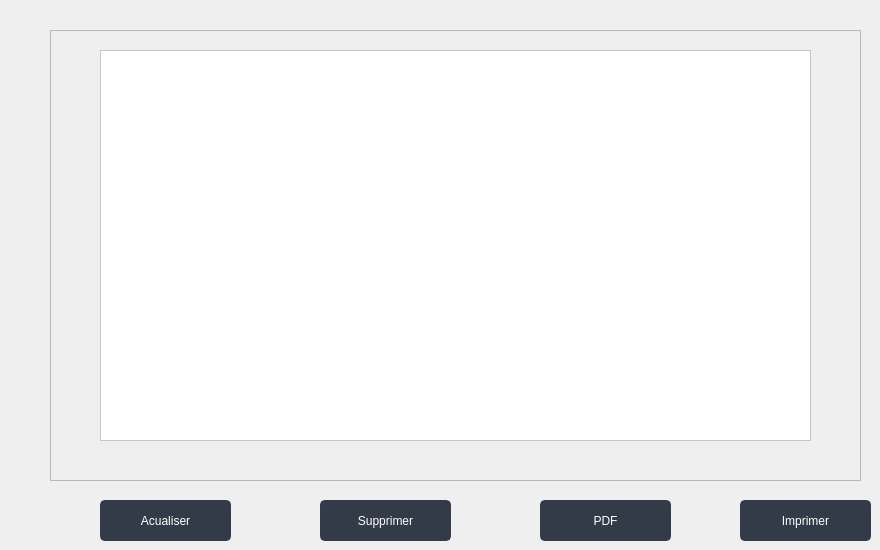
                      <widget class="QWidget" name="tab_20">
                       <attribute name="title">
                        <string>Afficher Equipement</string>
                       </attribute>
                       <widget class="QFrame" name="frame_8">
                        <property name="geometry">
                         <rect>
                          <x>50</x>
                          <y>30</y>
                          <width>811</width>
                          <height>451</height>
                         </rect>
                        </property>
                        <property name="styleSheet">
                         <string notr="true">
QTabWidget::pane { /* The tab widget frame */
    border-top: 2px solid #C2C7CB;
background-color: rgb(44, 49, 60);
border-color: rgb(44, 49, 60);
}

QTabWidget::tab-bar {
 left: 5px; /* move to the right by 5px */
background-color: rgb(44, 49, 60);
border-color: rgb(44, 49, 60);
}

/* Style the tab using the tab sub-control. Note that
    it reads QTabBar _not_ QTabWidget */

QTabBar::tab {
    background: qlineargradient(x1: 0, y1: 0, x2: 0, y2: 1,
                                stop: 0 #E1E1E1, stop: 0.4 #DDDDDD,
                                stop: 0.5 #D8D8D8, stop: 1.0 #D3D3D3);
    border: 2px solid #C4C4C3;
    border-bottom-color: #C2C7CB; /* same as the pane color */
    border-top-left-radius: 4px;
    border-top-right-radius: 4px;
    min-width: 8ex;
    padding: 2px;
background-color: rgb(44, 49, 60);
border-color: rgb(44, 49, 60);

}
QTabBar::tab:selected, QTabBar::tab:hover {
    background: qlineargradient(x1: 0, y1: 0, x2: 0, y2: 1,
                                stop: 0 #fafafa, stop: 0.4 #f4f4f4,
                                stop: 0.5 #e7e7e7, stop: 1.0 #fafafa);
}

QTabBar::tab:selected {
    border-color: #9B9B9B;
    border-bottom-color: #C2C7CB; /* same as pane color */
	
	color: rgb(68, 72, 76);
}

QTabBar::tab:!selected {
    margin-top: 2px; /* make non-selected tabs look smaller */

}
QLineEdit {
	background-color: rgb(27, 29, 35);
	border-radius: 5px;
	border: 2px solid rgb(27, 29, 35);
	padding-left: 10px;
}
QLineEdit:hover {
	border: 2px solid rgb(64, 71, 88);
}
QLineEdit:focus {
	border: 2px solid rgb(91, 101, 124);
}background-color:rgb(84, 84, 84)</string>
                        </property>
                        <property name="frameShape">
                         <enum>QFrame::StyledPanel</enum>
                        </property>
                        <property name="frameShadow">
                         <enum>QFrame::Raised</enum>
                        </property>
                        <widget class="QTableView" name="tableView_3">
                         <property name="geometry">
                          <rect>
                           <x>50</x>
                           <y>20</y>
                           <width>711</width>
                           <height>391</height>
                          </rect>
                         </property>
                         <property name="styleSheet">
                          <string notr="true">background-color: rgb(255, 255, 255);
font: 75 9pt &quot;Arial&quot;;</string>
                         </property>
                        </widget>
                       </widget>
                       <widget class="QPushButton" name="pushButton_4">
                        <property name="geometry">
                         <rect>
                          <x>100</x>
                          <y>500</y>
                          <width>131</width>
                          <height>41</height>
                         </rect>
                        </property>
                        <property name="styleSheet">
                         <string notr="true">QPushButton {
	color: rgb(255, 255, 255);
	border: 2px solid rgb(52, 59, 72);
	font: 9pt &quot;Segoe UI&quot;;
	border-radius: 5px;	
	background-color: rgb(52, 59, 72);
}
QPushButton:hover {
	background-color: rgb(57, 65, 80);
	border: 2px solid rgb(61, 70, 86);
	

	background-position: right center;
    background-repeat: no-repeat;
}
QPushButton:pressed {	
	background-color: rgb(35, 40, 49);
	border: 2px solid rgb(43, 50, 61);
}</string>
                        </property>
                        <property name="text">
                         <string>Acualiser</string>
                        </property>
                        <property name="icon">
                         <iconset>
                          <normaloff>:/img/ressources/128439765_3597692763660753_3323737546201286996_n.png</normaloff>:/img/ressources/128439765_3597692763660753_3323737546201286996_n.png</iconset>
                        </property>
                        <property name="iconSize">
                         <size>
                          <width>25</width>
                          <height>25</height>
                         </size>
                        </property>
                       </widget>
                       <widget class="QPushButton" name="pushButton_3">
                        <property name="geometry">
                         <rect>
                          <x>320</x>
                          <y>500</y>
                          <width>131</width>
                          <height>41</height>
                         </rect>
                        </property>
                        <property name="styleSheet">
                         <string notr="true">QPushButton {
	color: rgb(255, 255, 255);
	border: 2px solid rgb(52, 59, 72);
	font: 9pt &quot;Segoe UI&quot;;
	border-radius: 5px;	
	background-color: rgb(52, 59, 72);
}
QPushButton:hover {
	background-color: rgb(57, 65, 80);
	border: 2px solid rgb(61, 70, 86);
	

	background-position: right center;
    background-repeat: no-repeat;
}
QPushButton:pressed {	
	background-color: rgb(35, 40, 49);
	border: 2px solid rgb(43, 50, 61);
}</string>
                        </property>
                        <property name="text">
                         <string>Supprimer</string>
                        </property>
                        <property name="icon">
                         <iconset>
                          <normaloff>:/img/ressources/127960661_183172423452732_4500599527248670551_n.png</normaloff>:/img/ressources/127960661_183172423452732_4500599527248670551_n.png</iconset>
                        </property>
                        <property name="iconSize">
                         <size>
                          <width>25</width>
                          <height>25</height>
                         </size>
                        </property>
                       </widget>
                       <widget class="QPushButton" name="pushButton_2">
                        <property name="geometry">
                         <rect>
                          <x>540</x>
                          <y>500</y>
                          <width>131</width>
                          <height>41</height>
                         </rect>
                        </property>
                        <property name="styleSheet">
                         <string notr="true">QPushButton {
	color: rgb(255, 255, 255);
	border: 2px solid rgb(52, 59, 72);
	font: 9pt &quot;Segoe UI&quot;;
	border-radius: 5px;	
	background-color: rgb(52, 59, 72);
}
QPushButton:hover {
	background-color: rgb(57, 65, 80);
	border: 2px solid rgb(61, 70, 86);
	

	background-position: right center;
    background-repeat: no-repeat;
}
QPushButton:pressed {	
	background-color: rgb(35, 40, 49);
	border: 2px solid rgb(43, 50, 61);
}</string>
                        </property>
                        <property name="text">
                         <string>PDF</string>
                        </property>
                        <property name="icon">
                         <iconset>
                          <normaloff>:/img/ressources/pngegg.png</normaloff>:/img/ressources/pngegg.png</iconset>
                        </property>
                        <property name="iconSize">
                         <size>
                          <width>25</width>
                          <height>25</height>
                         </size>
                        </property>
                       </widget>
                       <widget class="QPushButton" name="pushButton_5">
                        <property name="geometry">
                         <rect>
                          <x>740</x>
                          <y>500</y>
                          <width>131</width>
                          <height>41</height>
                         </rect>
                        </property>
                        <property name="styleSheet">
                         <string notr="true">QPushButton {
	color: rgb(255, 255, 255);
	border: 2px solid rgb(52, 59, 72);
	font: 9pt &quot;Segoe UI&quot;;
	border-radius: 5px;	
	background-color: rgb(52, 59, 72);
}
QPushButton:hover {
	background-color: rgb(57, 65, 80);
	border: 2px solid rgb(61, 70, 86);
	

	background-position: right center;
    background-repeat: no-repeat;
}
QPushButton:pressed {	
	background-color: rgb(35, 40, 49);
	border: 2px solid rgb(43, 50, 61);
}</string>
                        </property>
                        <property name="text">
                         <string>Imprimer</string>
                        </property>
                        <property name="icon">
                         <iconset>
                          <normaloff>:/img/ressources/128411451_681880159137485_1506548420732995776_n.png</normaloff>:/img/ressources/128411451_681880159137485_1506548420732995776_n.png</iconset>
                        </property>
                        <property name="iconSize">
                         <size>
                          <width>25</width>
                          <height>25</height>
                         </size>
                        </property>
                       </widget>
                      </widget>
